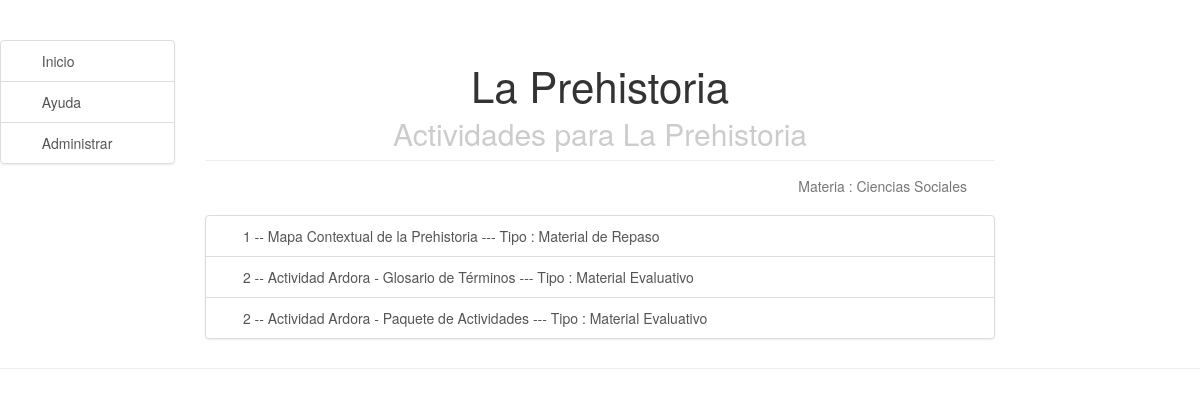
Screenshot of /didData/4/ with the database file from the repository.
### didData/models.py (models this page shows, shortened)
class Actividad(models.Model):
    idTema = models.ForeignKey(Tema)
    idTipoActividad = models.ForeignKey(TipoActividad)
    identificacion = models.IntegerField()
    nombre = models.CharField(max_length=200)
    descripcion = models.TextField()
    comentario = models.TextField()
    activa = models.BooleanField()

class Tema(models.Model):
    idMateria = models.ForeignKey(Materia)
    identificacion = models.IntegerField()
    nombre = models.CharField(max_length=200)
    descripcion = models.TextField()
    comentario = models.TextField
    activa = models.BooleanField()

class Materia(models.Model):
    identificacion = models.IntegerField()
    nombre = models.CharField(max_length=50)
    descripcion = models.TextField()
    comentario = models.TextField
    activa = models.BooleanField()

class TipoActividad(models.Model):
    identificacion = models.IntegerField()
    nombre = models.CharField(max_length=50)
    descripcion = models.TextField()
    comentario = models.TextField
    activa = models.BooleanField()

### didData/views.py (the view)
# urls.py: url(r'^didData/(?P<pk>[0-9]+)/$', views.detalleTema),
def detalleTema(request, pk):
    tema = get_object_or_404(Tema, id=pk) #objeto Tipo Tema identificacion = pk
    var_idTema = tema.id
    actividades = Actividad.objects.filter(idTema=var_idTema).select_related('idTema')
    return render(request, 'didData/detalleTema.html', {'Actividades': actividades})

### didData/templates/didData/detalleTema.html
    {% extends 'didData/base.html' %}
    {% load staticfiles %}
    {% block content %}
        <div class="header">
            <h1>{{ Actividades.first.idTema.nombre }}</h1>
            <h2>Actividades para {{ Actividades.first.idTema.nombre }}</h2>
        </div>
        <div class="content">
            <br>
            <p style= "text-align:right;">Materia : {{ Actividades.first.idTema.idMateria.descripcion }}</p>
        </div>
        <div >
            <div class="list-group">
            {% for actividad in Actividades.iterator %}
                {% with idActividad=actividad.id %}
                    {% if actividad.idTipoActividad.identificacion == 1 %}
                        <a class="list-group-item" href="{% url 'didData.views.detalleActividadPython' pk=actividad.id %}">
                        <i class="fa fa-bars fa-fw" aria-hidden="true"></i>&nbsp;{{ actividad.identificacion }} -- {{ actividad.nombre }} --- Tipo : {{ actividad.idTipoActividad.nombre }}</a>
                    {% elif actividad.idTipoActividad.identificacion == 2 %}
                        <a class="list-group-item" href="{% static actividad.descripcion %}">
                        <i class="fa fa-check fa-fw" aria-hidden="true"></i>&nbsp;{{ actividad.identificacion }} -- {{ actividad.nombre }} --- Tipo : {{ actividad.idTipoActividad.nombre }}</a>
                    {% endif %}
                {% endwith %}
            {% endfor %}
            </div>
        </div>
    {% endblock %}

### didData/static/css/side-menu.css (style rules this page uses)
body { color: #777; }
.content { margin: 0 auto; padding: 0 2.5em; max-width: 800px; margin-bottom: 20px; line-height: 1.2em; }
.header { margin: 0; color: #333; text-align: center; padding: 1em 2em 0; border-bottom: 1px solid #eee; }
.header h1 { margin: 0.2em 0; font-size: 3em; font-weight: 280; }
.header h2 { font-weight: 250; color: #ccc; padding: 0; margin-top: 0; }
@media (min-width: 48em) { .header, .content { padding-left: 2em; padding-right: 2em; } }

### rows the page displays
Actividad: first.idTema.nombre "La Prehistoria", first.idTema.idMateria.descripcion "Ciencias Sociales", identificacion "1", nombre "Mapa Contextual de la Prehistoria", idTipoActividad.nombre "Material de Repaso"
Actividad: identificacion "2", nombre "Actividad Ardora - Glosario de Términos", idTipoActividad.nombre "Material Evaluativo"
Actividad: identificacion "2", nombre "Actividad Ardora - Paquete de Actividades", idTipoActividad.nombre "Material Evaluativo"
